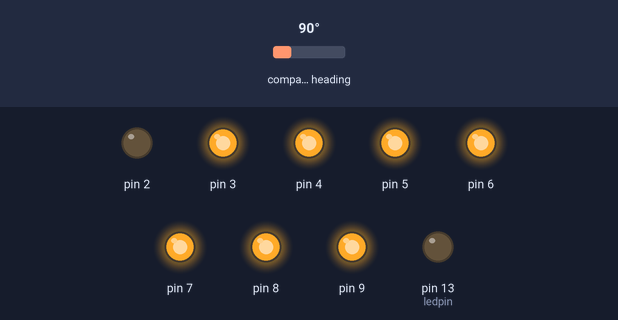
The sketch below on a simulated Arduino Uno, built with avr-gcc and run on an emulated ATmega328P. On the bench: output pins drawn as LEDs (lit = HIGH). Wiring (inferred from the names in the program): HMC5883L compass at I2C address 0x1E. Inputs (shaded band) come from the test bench; at power-on: compass heading 90°.

Above: at 0.12 s.
At 1.2 s:
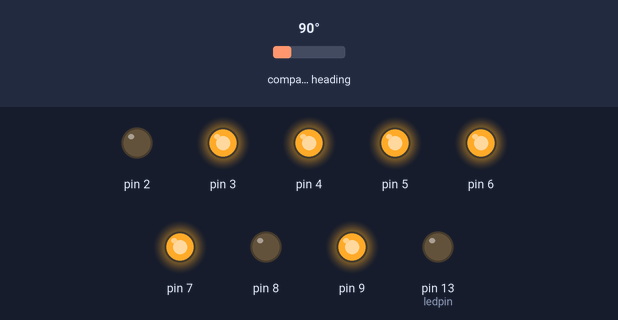
1.3 s: compass heading set to 7°
At 2.3 s:
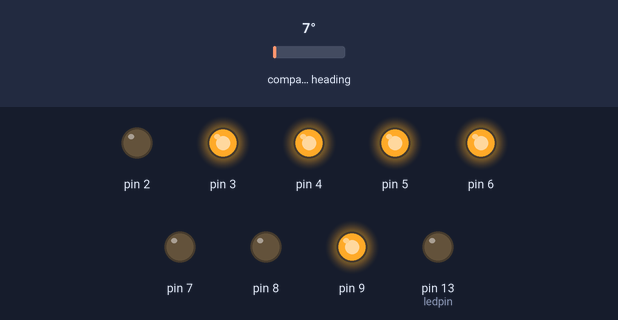
Timing chart, 0 to 4.3 s (numbered marks = the images above; inputs shaded):
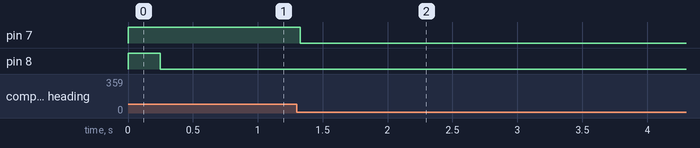

Measured:
- after the input at 1.3 s, pin 7: HIGH → LOW at once

The sketch:

actuator.ino
```cpp
#include <avr/power.h>
#include <avr/sleep.h>

#include <Wire.h> //I2C Arduino Library
#include<math.h>

#define address 0x1E //0011110b, I2C 7bit address of HMC5883
#define DEGREES_PER_RAD (180.0 / PI)

double rad2deg(double rad) {
  return rad * DEGREES_PER_RAD;
}


int ledpin = 13; // LED connected to pin 48 (on-board LED)

unsigned char actuators = 1;

int jiffies = 0;

void sleepNow()
{
    /* Now is the time to set the sleep mode. In the Atmega8 datasheet
     * http://www.atmel.com/dyn/resources/prod_documents/doc2486.pdf on page 35
     * there is a list of sleep modes which explains which clocks and
     * wake up sources are available in which sleep modus.
     *
     * In the avr/sleep.h file, the call names of these sleep modus are to be found:
     *
     * The 5 different modes are:
     *     SLEEP_MODE_IDLE         -the least power savings
     *     SLEEP_MODE_ADC
     *     SLEEP_MODE_PWR_SAVE
     *     SLEEP_MODE_STANDBY
     *     SLEEP_MODE_PWR_DOWN     -the most power savings
     *
     *  the power reduction management <avr/power.h>  is described in
     *  http://www.nongnu.org/avr-libc/user-manual/group__avr__power.html
     */

  set_sleep_mode(SLEEP_MODE_IDLE);   // sleep mode is set here

  sleep_enable();          // enables the sleep bit in the mcucr register
                             // so sleep is possible. just a safety pin
  power_adc_disable();
  power_spi_disable();
  power_timer0_disable();
  power_timer1_disable();
  power_timer2_disable();
  power_twi_disable();


  sleep_mode();            // here the device is actually put to sleep!!

                             // THE PROGRAM CONTINUES FROM HERE AFTER WAKING UP
  sleep_disable();         // first thing after waking from sleep:
                            // disable sleep...

  power_all_enable();

}


void setupCompass() {
  //Setup HMC5883 for continuous measurement
  Wire.beginTransmission(address); //open communication with HMC5883
  Wire.write(0x02); //select mode register
  Wire.write(0x00); //continuous measurement mode
  Wire.endTransmission();
}

void setup() {

  //setup led
  pinMode(ledpin, OUTPUT);  // pin 48 (on-board LED) as OUTPUT
  //setup serial
  Serial.begin(9600);       // start serial communication at 9600bps
  //setup I2C with compass
  Wire.begin();
  setupCompass();

  //setup motors
  pinMode( 2, OUTPUT);
  digitalWrite(2,HIGH);
  pinMode( 3, OUTPUT);
  digitalWrite(3,HIGH);
  pinMode( 4, OUTPUT);
  digitalWrite(4,HIGH);
  pinMode( 5, OUTPUT);
  digitalWrite(5,HIGH);
  pinMode( 6, OUTPUT);
  digitalWrite(6,HIGH);
  pinMode( 7, OUTPUT);
  digitalWrite(7,HIGH);
  pinMode( 8, OUTPUT);
  digitalWrite(8,HIGH);
  pinMode( 9, OUTPUT);
  digitalWrite(9,HIGH);

  digitalWrite(2,LOW);
}

void write_pins(unsigned char values)
{
  unsigned char i;
  for (i = 0; i < 8; i++){
    pinMode( 2+i, (values & (1<<i)) ? HIGH : LOW);
  }
}

void disable_actuator(unsigned char actuator_id)
{
  actuators &= ~(1 << actuator_id);
}

void enable_actuator(unsigned char actuator_id)
{
  actuators |= (1 << actuator_id);
}

void enable_actuator_only(unsigned char actuator_id) {
  actuators = 1<<actuator_id;
}

void enable_all_actuators()
{
    actuators = 255;
}

void disable_all_actuators()
{
  actuators = 0;
}

int getCompassHeading() {
   int x,y,z; //triple axis data

  //Tell the HMC5883 where to begin reading data
  Wire.beginTransmission(address);
  Wire.write(0x03); //select register 3, X MSB register
  Wire.endTransmission();


 //Read data from each axis, 2 registers per axis
  Wire.requestFrom(address, 6);
  if(6<=Wire.available()){
    x = Wire.read()<<8; //X msb
    x |= Wire.read(); //X lsb
    z = Wire.read()<<8; //Z msb
    z |= Wire.read(); //Z lsb
    y = Wire.read()<<8; //Y msb
    y |= Wire.read(); //Y lsb
  }

  double headingRad = atan2(x,z);
  double headingDeg = round(rad2deg(headingRad));
  if (headingDeg < 0) {
    headingDeg += 360;
  }
  return round (headingDeg);
}


char getDirection() {
  int heading = getCompassHeading();
  //correct for different orientation of actuator and sensor
  heading = (heading + 90) % 360;
  //translate into eight areas
  const int nDirs = 8;
  int dir = ((int)round(heading * nDirs / 360.0))%nDirs;
  //this was the old serial protocol sending a character so do that.
  return 'A' + dir;
}

int mode = 1; //mode 0: serial input, mode 1: compass
void loop() {
  char pin                = 0;
  unsigned char mask      = 0;
  boolean changed = false;

  if (++jiffies >= 500) {
    //If there is a problem with the compass, e.g. short power outage it won't function.
    //So setup the compass every 5 seconds.
    setupCompass();
    jiffies = 0;
  }

  unsigned char actuators_prev = actuators;
  char val = -1;

  if (mode == 0 && Serial.available() )       // if data is available to read
  {
    val = Serial.read();         // read it and store it in 'val'
  } else if (mode == 1 && (jiffies%5) == 0) {
    //read from compass
    val = getDirection();
  }
  if (val >= 'a' && val <= 'h')
    disable_actuator(val-'a');
  else if (val >= 'A' && val <= 'H')
    enable_actuator_only(val-'A');
  else if (val == 'i')
    digitalWrite(ledpin,LOW);
  else if (val == 'I')
    digitalWrite(ledpin, HIGH);
  else if (val == 'J')
    enable_all_actuators();
  else if (val == 'j')
    disable_all_actuators();
  else if (val == 'k')
    mode = (mode + 1) % 2;


  changed = actuators != actuators_prev;

  if (jiffies == 0) {
    write_pins(actuators);
  } else if (jiffies == 10) {
    write_pins(0);
  } else if (jiffies == 20) {
    write_pins(actuators);
  } else if (jiffies == 40) {
    write_pins(0);
  } else if (changed) {
    write_pins(actuators);
    jiffies = 0;
  }

  delay(10);
}
```
